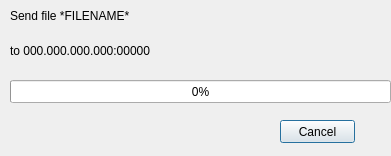
<?xml version="1.0" encoding="UTF-8"?>
<ui version="4.0">
 <class>SendProgressDialog</class>
 <widget class="QDialog" name="SendProgressDialog">
  <property name="geometry">
   <rect>
    <x>0</x>
    <y>0</y>
    <width>391</width>
    <height>156</height>
   </rect>
  </property>
  <property name="windowTitle">
   <string>Dialog</string>
  </property>
  <widget class="QLabel" name="labelIp">
   <property name="geometry">
    <rect>
     <x>10</x>
     <y>40</y>
     <width>341</width>
     <height>21</height>
    </rect>
   </property>
   <property name="text">
    <string>to 000.000.000.000:00000</string>
   </property>
  </widget>
  <widget class="QProgressBar" name="progressBar">
   <property name="geometry">
    <rect>
     <x>10</x>
     <y>80</y>
     <width>381</width>
     <height>23</height>
    </rect>
   </property>
   <property name="value">
    <number>0</number>
   </property>
  </widget>
  <widget class="QPushButton" name="pushButtonCancel">
   <property name="geometry">
    <rect>
     <x>280</x>
     <y>120</y>
     <width>75</width>
     <height>23</height>
    </rect>
   </property>
   <property name="text">
    <string>Cancel</string>
   </property>
  </widget>
  <widget class="QLabel" name="labelFilename">
   <property name="geometry">
    <rect>
     <x>10</x>
     <y>0</y>
     <width>341</width>
     <height>31</height>
    </rect>
   </property>
   <property name="text">
    <string>Send file *FILENAME*</string>
   </property>
  </widget>
 </widget>
 <resources/>
 <connections/>
</ui>
